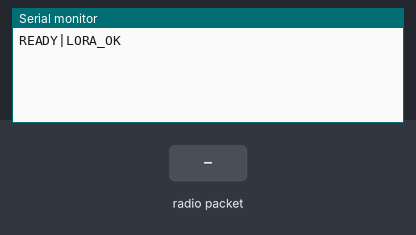
This sketch was run on a simulated ESP32. Shown: the last lines printed to the serial monitor. Inputs (shaded band) come from the test bench. No radio packets arrive unless stated.

Above: at 1.3 s.
1.4 s: radio packet "1" arrives
At 2.5 s:
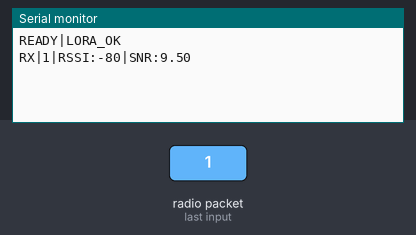
2.9 s: radio packet "0" arrives
At 3.6 s:
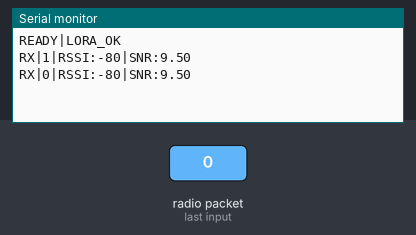
5.9 s: radio packet "2" arrives
At 7.1 s:
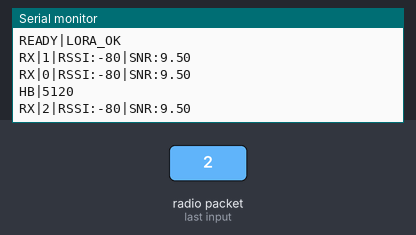

Measured:
- after the input at 1.4 s, the serial monitor: prints a new line at once (image 1)
- after the input at 2.9 s, the serial monitor: prints a new line at once (image 2)
- after the input at 5.9 s, the serial monitor: prints a new line at once (image 3)

The sketch:

lora_receiver.ino
```cpp
// =====================================================================
//  Base-station LoRa receiver (ESP32 + Ra-02 SX1278, USB to the laptop)
//
//  Serial protocol (115200 baud, one line per message, read by the web app):
//    READY|LORA_OK            radio initialised (also re-printed after a successful retry)
//    READY|LORA_FAIL          radio not found — check wiring / 3.3 V supply
//    RX|<packet>|RSSI:<int>|SNR:<float>   one received LoRa packet
//    HB|<millis>              heartbeat every 5 s
//    # ...                    debug lines (ignored by the web app)
//  Nothing else is printed.
//
//  Radio settings must match the watch (reference/transmission-new.ino):
//  433 MHz and the sandeepmistry/LoRa library defaults for spreading factor,
//  bandwidth, coding rate and sync word — so none of them are changed here.
//
//  Library: "LoRa" by Sandeep Mistry (Arduino Library Manager).
// =====================================================================

#include <SPI.h>
#include <LoRa.h>

// ---------------- Pins: same defaults as the watch. CHECK THESE AGAINST YOUR WIRING. ----------------
#define LORA_NSS   5
#define LORA_RST   14
#define LORA_DIO0  26
#define LORA_SCK   18
#define LORA_MISO  19
#define LORA_MOSI  23

// ---------------- Settings ----------------
#define LORA_FREQ        433E6
#define SERIAL_BAUD      115200
#define HEARTBEAT_MS     5000UL
#define RETRY_MS         5000UL   // retry LoRa.begin() this often after a failure
#define MAX_PACKET_LEN   255      // SX1278 FIFO limit

bool loraOK = false;
unsigned long lastHeartbeat = 0;
unsigned long lastRetry = 0;
char packetBuf[MAX_PACKET_LEN + 1];

bool startRadio() {
  LoRa.setPins(LORA_NSS, LORA_RST, LORA_DIO0);
  return LoRa.begin(LORA_FREQ);
}

void setup() {
  Serial.begin(SERIAL_BAUD);
  delay(100);  // let the USB-serial bridge settle after the auto-reset

  SPI.begin(LORA_SCK, LORA_MISO, LORA_MOSI, LORA_NSS);
  loraOK = startRadio();
  Serial.println(loraOK ? "READY|LORA_OK" : "READY|LORA_FAIL");

  lastHeartbeat = millis();
  lastRetry = millis();
}

void loop() {
  unsigned long now = millis();

  // ---- heartbeat (unsigned subtraction is safe across millis() overflow)
  if (now - lastHeartbeat >= HEARTBEAT_MS) {
    lastHeartbeat = now;
    Serial.print("HB|");
    Serial.println(now);
  }

  // ---- radio missing: keep retrying so a loose wire can be fixed without a reset
  if (!loraOK) {
    if (now - lastRetry >= RETRY_MS) {
      lastRetry = now;
      Serial.println("# retrying LoRa init");
      loraOK = startRadio();
      if (loraOK) Serial.println("READY|LORA_OK");
    }
    return;
  }

  // ---- receive
  int size = LoRa.parsePacket();
  if (size <= 0) return;

  int n = 0;
  while (LoRa.available()) {
    int c = LoRa.read();
    if (n >= MAX_PACKET_LEN) continue;  // drain anything beyond the buffer
    // One packet must stay on one serial line: replace line breaks, other
    // control characters and non-ASCII bytes (radio corruption) with '?'.
    // The web app's parser then rejects the corrupted packet and counts it as bad.
    packetBuf[n++] = (c >= 32 && c <= 126) ? (char)c : '?';
  }
  packetBuf[n] = '\0';

  Serial.print("RX|");
  Serial.print(packetBuf);
  Serial.print("|RSSI:");
  Serial.print(LoRa.packetRssi());
  Serial.print("|SNR:");
  Serial.println(LoRa.packetSnr(), 2);
}
```
